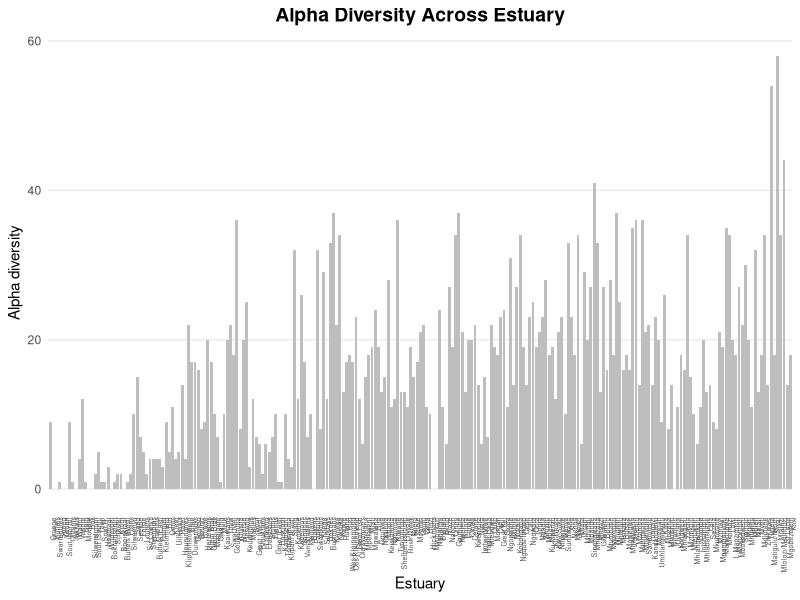
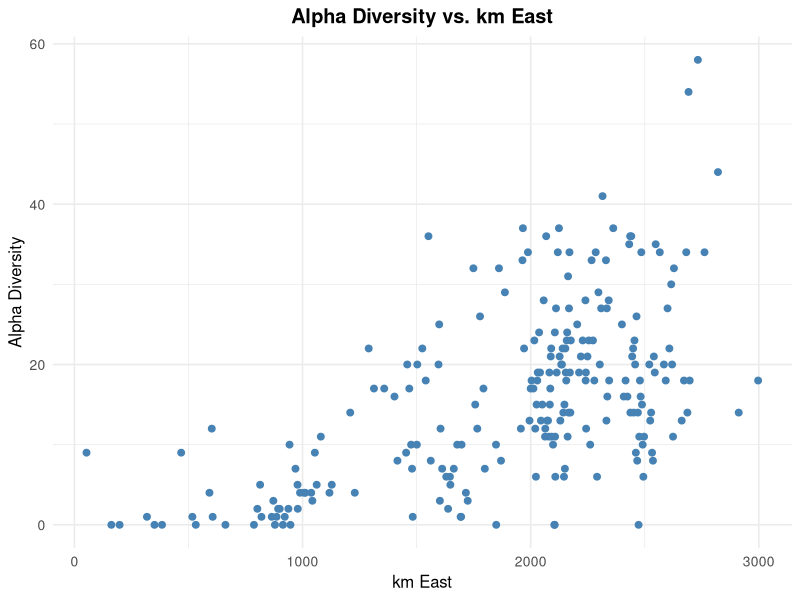
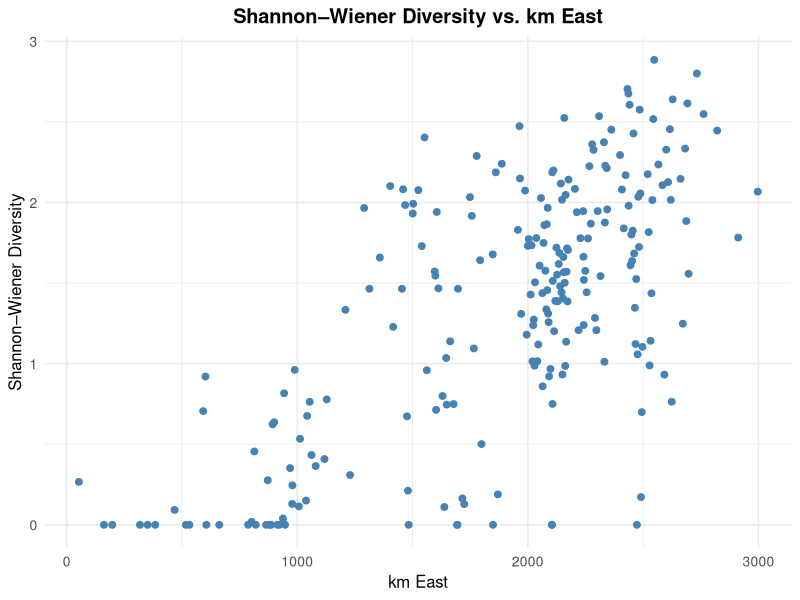
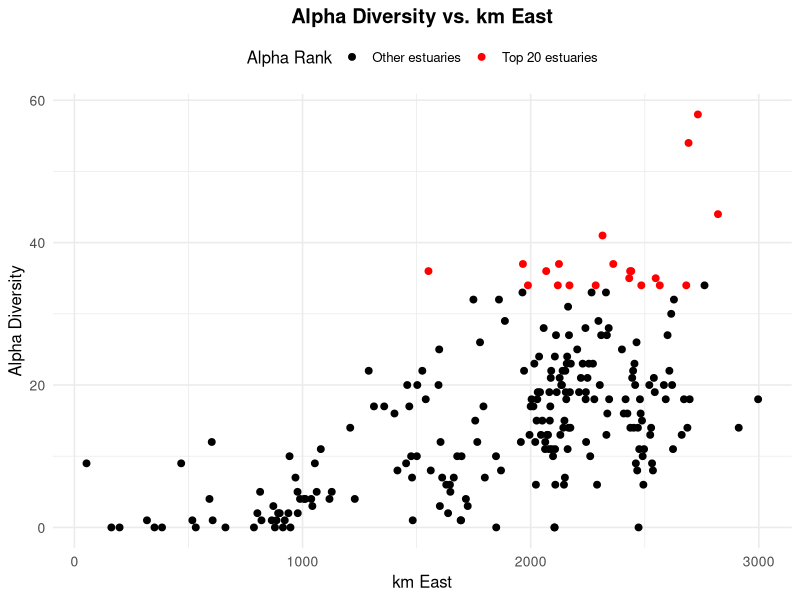
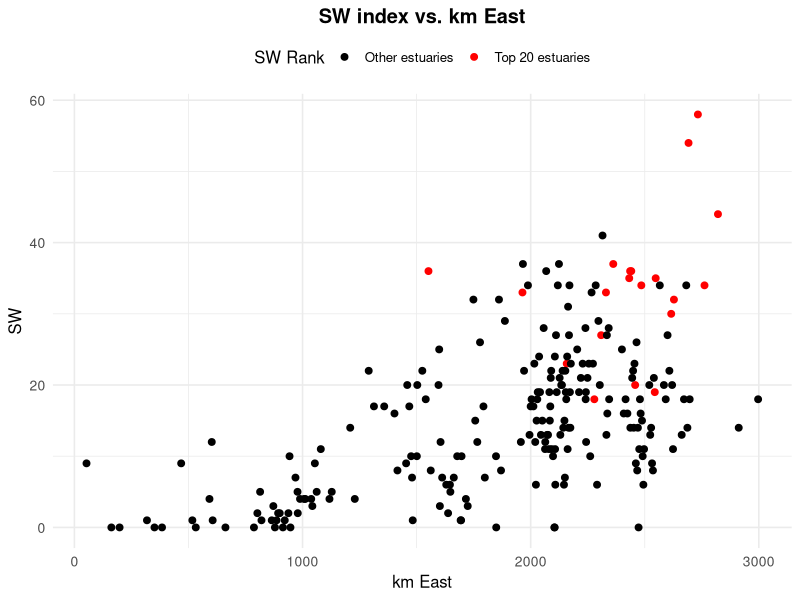
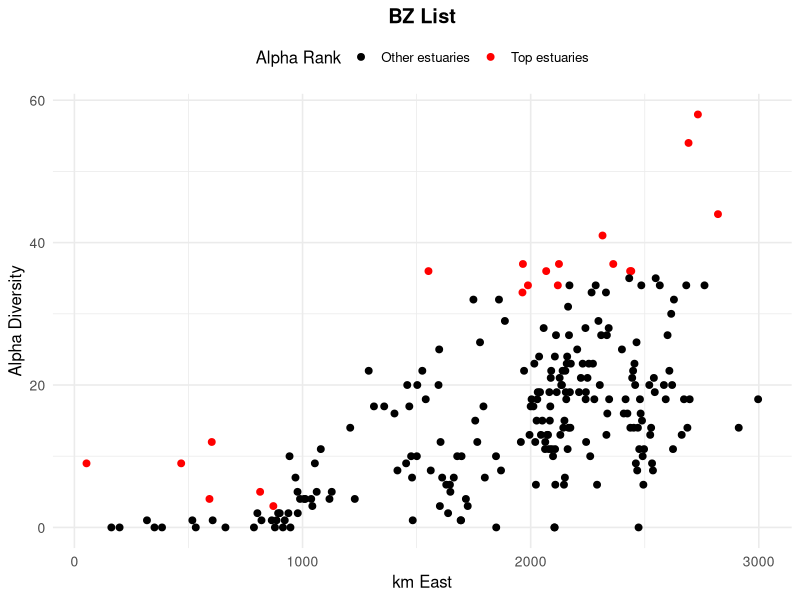
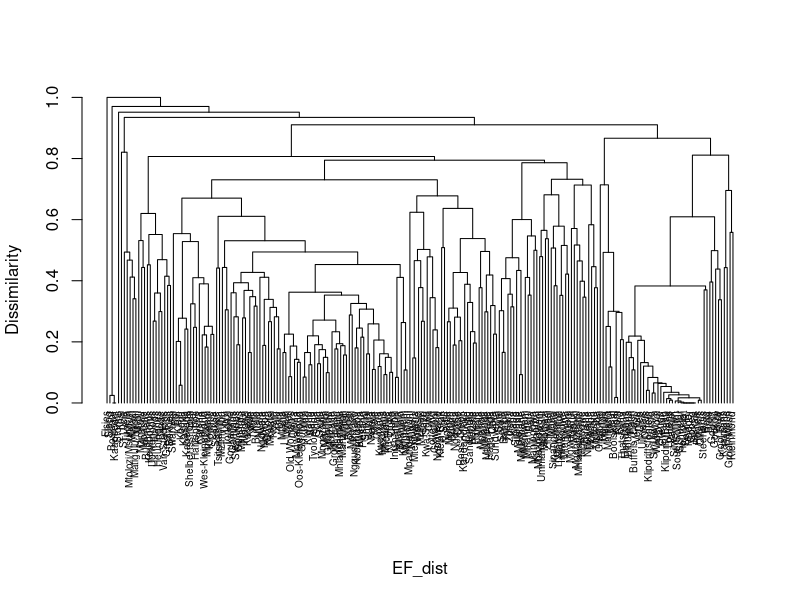
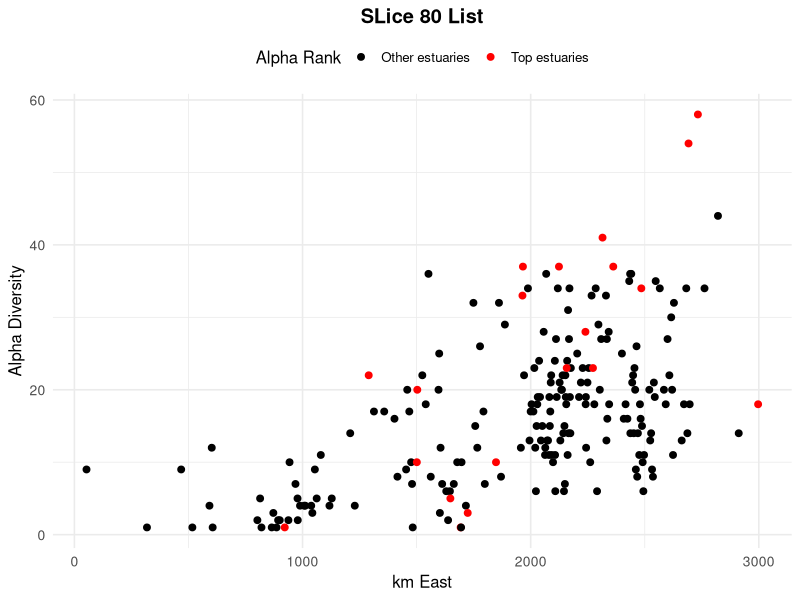

Recreate these plots in R, in order. (Note: this script raises an error after producing the figures.)
## ---- chunk 1
knitr::opts_chunk$set(echo = TRUE)
## ---- chunk 2
library(tidyverse)
library(ggpubr)
library(vegan)
library(readxl)
## ---- chunk 3
EF <- read.csv('EstuaryFishSurveyData.csv')
class(EF)
## ---- chunk 4
EF[is.na(EF)] <- 0
## ---- chunk 5
EF$alpha <- specnumber(EF[4: 148])
## ---- chunk 6
EF$Estuary <- factor(EF$Estuary, levels = unique(EF$Estuary)) # Ensure Estuary is a factor for ordered x-axis labels

g1 <- ggplot(EF, aes(x = Estuary, y = alpha)) +
  geom_bar(stat = "identity", fill = "grey") +
  theme_minimal() +
  labs(
    title = "Alpha Diversity Across Estuary",
    x = "Estuary",
    y = "Alpha diversity"
  ) +
  theme(axis.text.x = element_text(angle = 90, hjust = 1, size = 5),
    plot.title = element_text(size = 14, face = "bold", hjust = 0.5),
    panel.grid.major.x = element_blank(),
    panel.grid.minor = element_blank()
        )
g1
## ---- chunk 7
EF$SW <- diversity(EF[4:148], index = "shannon")
## ---- chunk 8
EF$kmEast <- 3000 - EF$kmWest
## ---- chunk 9
g2 <- ggplot(EF, aes(x = kmEast, y = alpha)) +
  geom_point(color = "steelblue", size = 2) +
  theme_minimal(base_size = 12) +
  labs(
    title = "Alpha Diversity vs. km East",
    x = "km East",
    y = "Alpha Diversity"
  ) +
  theme(
    plot.title = element_text(face = "bold", hjust = 0.5),
    axis.title = element_text(size = 12),
    axis.text = element_text(size = 10)
  )
g2
## ---- chunk 10
g3 <- ggplot(EF, aes(x = kmEast, y = SW)) +
  geom_point(color = "steelblue", size = 2) +
  theme_minimal(base_size = 12) +
  labs(
    title = "Shannon–Wiener Diversity vs. km East",
    x = "km East",
    y = "Shannon–Wiener Diversity"
  ) +
  theme(
    plot.title = element_text(face = "bold", hjust = 0.5),
    axis.title = element_text(size = 12),
    axis.text = element_text(size = 10)
  )
g3
## ---- chunk 11
EF <- EF[order(-EF$alpha), ]

## ---- chunk 12
EF$AlphaList <- 0
EF$AlphaList[1:20] <- 1
## ---- chunk 13

g4 <- ggplot(EF, aes(x = kmEast, y = alpha)) +
  geom_point(aes(color = factor(AlphaList)), size = 2) +
    scale_color_manual(
    values = c("0" = "black", "1" = "red"),
    labels = c("Other estuaries", "Top 20 estuaries"),
    name = "Alpha Rank"
  ) +
  theme_minimal(base_size = 12) +
  labs(
    title = "Alpha Diversity vs. km East",
    x = "km East",
    y = "Alpha Diversity"
  ) +
  theme(
    plot.title = element_text(face = "bold", hjust = 0.5),
    axis.title = element_text(size = 12),
    axis.text = element_text(size = 10),
    legend.position = "top"
  )

g4

## ---- chunk 14
AlphaList <- EF[1:20, 1]
AlphaList
## ---- chunk 15
AlphaSpp <- specnumber(EF[,4:148] , EF$AlphaList)
AlphaSpp
## ---- chunk 16
AlphaPerc <- (116/145) *100
AlphaPerc
## ---- chunk 17
EF <- EF[order(-EF$SW), ]

## ---- chunk 18
EF$SW_list <- 0
EF$SW_list[1:20] <- 1
## ---- chunk 19

g5 <- ggplot(EF, aes(x = kmEast, y = alpha)) +
  geom_point(aes(color = factor(SW_list)), size = 2) +
    scale_color_manual(
    values = c("0" = "black", "1" = "red"),
    labels = c("Other estuaries", "Top 20 estuaries"),
    name = "SW Rank"
  ) +
  theme_minimal(base_size = 12) +
  labs(
    title = "SW index vs. km East",
    x = "km East",
    y = "SW"
  ) +
  theme(
    plot.title = element_text(face = "bold", hjust = 0.5),
    axis.title = element_text(size = 12),
    axis.text = element_text(size = 10),
    legend.position = "top"
  )

g5

## ---- chunk 20
SW_list <- EF[1:20, 1]
SW_list
## ---- chunk 21
SW_spp <- specnumber(EF[,4:148] , EF$SW_list)
SW_spp
## ---- chunk 22
SW_perc <- (110/145) *100
SW_perc
## ---- chunk 23
specnumber(EF[,4:148], EF$BZ)
## ---- chunk 24
EF <- EF[order(EF$BZ, -EF$alpha), ]
head(EF)
## ---- chunk 25

EF$BZ_list <- 0

top_n <- c(W = 6, S = 7, E = 7)

for (z in names(top_n)) {
  zone_rows <- which(EF$BZ == z)
  EF$BZ_list[head(zone_rows, top_n[z])] <- 1
}

## ---- chunk 26
g6 <- ggplot(EF, aes(x = kmEast, y = alpha)) +
  geom_point(aes(color = factor(BZ_list)), size = 2) +
    scale_color_manual(
    values = c("0" = "black", "1" = "red"),
    labels = c("Other estuaries", "Top estuaries"),
    name = "Alpha Rank"
  ) +
  theme_minimal(base_size = 12) +
  labs(
    title = "BZ List",
    x = "km East",
    y = "Alpha Diversity"
  ) +
  theme(
    plot.title = element_text(face = "bold", hjust = 0.5),
    axis.title = element_text(size = 12),
    axis.text = element_text(size = 10),
    legend.position = "top"
  )

g6
## ---- chunk 27
BZ_spp <- specnumber(EF[, 4:148], EF$BZ_list)
BZ_spp
## ---- chunk 28
BZ_perc <- (122/145) *100
BZ_perc
## ---- chunk 29
EF <- subset(EF, alpha > 0)  #subset the data due to the 0s

EF_deco <- decostand(EF[,4:148], method = 'total')
## ---- chunk 30
EF_dist <- vegdist(EF_deco, method =  'bray')
## ---- chunk 31

EF_clust <- hclust(EF_dist, method = "average") # run clustering

plot(
  EF_clust,
  labels = EF$Estuary,
  hang = -1,
  cex = 0.6,
  main = NULL,
  ylab = "Dissimilarity",
  sub = "",
  col = "black"
)
## ---- chunk 32
slice <- cutree(EF_clust,
                h= 0.8)
slice

EF$Slice80 <- slice #adding into data frame
## ---- chunk 33
EF <- EF[order(EF$Slice80, -EF$alpha), ]
## ---- chunk 34
# Initialize the Slice80_list column to 0
EF$Slice80_list <- 0

# Loop through each unique Slice80 group
for (g in unique(EF$Slice80)) {
  
  # Find all rows in the group
  group <- which(EF$Slice80 == g)
  
  # Determine how many rows to score
  top_n <- if (g == "2") {
    4
  } else if (g == "3") {
    3
  } else {
    2
  }
  
  # Always score at least 1 row (if only 1 available)
  EF$Slice80_list[group[1:min(top_n, length(group))]] <- 1
}

## ---- chunk 35
g7 <- ggplot(EF, aes(x = kmEast, y = alpha)) +
  geom_point(aes(color = factor(Slice80_list)), size = 2) +
    scale_color_manual(
    values = c("0" = "black", "1" = "red"),
    labels = c("Other estuaries", "Top estuaries"),
    name = "Alpha Rank"
  ) +
  theme_minimal(base_size = 12) +
  labs(
    title = "SLice 80 List",
    x = "km East",
    y = "Alpha Diversity"
  ) +
  theme(
    plot.title = element_text(face = "bold", hjust = 0.5),
    axis.title = element_text(size = 12),
    axis.text = element_text(size = 10),
    legend.position = "top"
  )

g7
## ---- chunk 36
Slice80_spp <- specnumber(EF[,4:148], EF$Slice80_list)
Slice80_spp
## ---- chunk 37
Slice80_perc <- (100/145) *100
Slice80_perc
## ---- chunk 38
# species abundance data
spp <- EF[, 4:148]

# distance from eastern boundary
coords <- EF$kmEast
## ---- chunk 39
range_stats <- function(abundance, coords) {
  present_coords <- coords[abundance > 0]  # get kmEast values where species is present
  
  if (length(present_coords) == 0) {
    # species not present anywhere
    return(c(west_limit = NA, east_limit = NA, center = NA))
  } else {
    east <- min(present_coords)                    # furthest west point
    west <- max(present_coords)                    # furthest east point
    centre <- mean(c(east, west))                  # center of range
    
    return(c(east_limit = east, west_limit = west, centre = centre))
  }
}

# Apply the function across all species (columns)
spp_range <- t(apply(spp, 2, range_stats, coords = coords))

## ---- chunk 40
# convert result to a clean data frame
spp_range_list <- data.frame(
  Species = colnames(spp),  # species names from column headers
  spp_range                 # range stats: west, east, center
)

# preview first few rows of the result
head(spp_range_list)
## ---- chunk 41
g8<- ggplot(spp_range_list, aes(x = centre)) +
  geom_histogram(binwidth = 100, fill = "grey", color = "black") +
  xlab("Range Centre (km East)") +
  ylab("Number of Species") +
  ggtitle("Frequency of Species Range Centres (per 100 km)") +
  theme_minimal()

g8 
## ---- chunk 42

EF$block <- ceiling(EF$kmEast/100)

EF$RC_list <- 1

EF <- EF[order(EF$kmEast),]

interval_table <- table(cut(spp_range_list$centre,seq(0,3000,100)))
print(order(interval_table, decreasing = TRUE))
## ---- chunk 43
# Define blocks to score as 0
zero_blocks <- c(13, 14, 3, 9, 11, 2, 4, 5, 6, 8)

# Loop through each row
for (i in 1:nrow(EF)) {
  if (EF$block[i] %in% zero_blocks) {
    EF$RC_list[i] <- 0
  }
}

## ---- chunk 44
EF <- subset(EF, RC_list > 0) 
## ---- chunk 45
EF <- EF[order(EF$block, -EF$alpha), ]
## ---- chunk 46
max <- EF$alpha[1]  # Initialize max with the first alpha value
EF$RC_list <- 0 
EF$RC_list[1] <- 1

for (j in 2:nrow(EF)) {
  if (EF$block[j] > EF$block[j-1]) {
    max <- 0
    if (EF$alpha[j] > max) {
     EF$RC_list[j] <- 1 
    max <- EF$alpha[j]
    }
  } else if (EF$block[j] == EF$block[j-1]) {
    if (EF$alpha[j] > max) {
      EF$RC_list[j] <- 1
      EF$RC_list[j-1] <- 0
      max <- EF$alpha[j]
    }
  }
}

sum(EF$RC_list)
## ---- chunk 47
RC_spp <- specnumber(EF[,4:148], EF$RC_list)
RC_spp
## ---- chunk 48
RC_perc <- (121/145) *100
RC_perc
## ---- chunk 49
g9 <- ggplot(EF, aes(x = kmEast, y = alpha)) +
  geom_point(aes(color = factor(RC_list)), size = 2) +
     scale_color_manual(
    values = c("0" = "black", "1" = "red"),
    labels = c("Other estuaries", "Top estuaries"),
    name = "Top 20 of method"
  ) +
  theme_minimal(base_size = 12) +
  labs(
    title = "RC List",
    x = "km East",
    y = "Alpha Diversity"
  ) +
  theme(
    plot.title = element_text(face = "bold", hjust = 0.5),
    axis.title = element_text(size = 12),
    axis.text = element_text(size = 10),
    legend.position = "top"
  )

g9
## ---- chunk 50

max <- 0
EF$rand_list <- 0
EF$rand_best_list <- 0

while (max <= 100) {
  EF$rand_list <- 0
  EF <- EF[sample(1:nrow(EF)), ]
  EF$rand_list[1:20] <- 1
   
  rand_spp <- specnumber(EF[, 4:148], EF$rand_list)
   
  if (rand_spp[2] > max) {
    EF$rand_best_list  <- EF$rand_list
      max <- rand_spp[2]
      print(max)
   }
}

cat("Final max:", max, "\n")
## ---- chunk 51
rand_perc <- (113/145) *100
rand_perc
## ---- chunk 52
EF <- EF[order(-EF$rand_best_list, -EF$alpha), ]

# Extract estuary names where rand_best_list == 1
top_estuaries <- EF$Estuary[EF$rand_best_list == 1]

# View or print
top_estuaries

## ---- chunk 53
g10 <- ggplot(EF, aes(x = kmEast, y = alpha)) +
  geom_point(aes(color = factor(rand_best_list)), size = 2) +
     scale_color_manual(
    values = c("0" = "black", "1" = "red"),
    labels = c("Other estuaries", "Top estuaries"),
    name = "Top 20 of random method"
  ) +
  theme_minimal(base_size = 12) +
  labs(
    title = "Random Best List",
    x = "km East",
    y = "Alpha Diversity"
  ) +
  theme(
    plot.title = element_text(face = "bold", hjust = 0.5),
    axis.title = element_text(size = 12),
    axis.text = element_text(size = 10),
    legend.position = "top"
  )

g10
## ---- chunk 54
# Read in the data
EF2 <- read.csv('EstuaryFishSurveyData.csv')
EF2[is.na(EF2)] <- 0
EF2$kmEast <- 3000 - EF2$kmWest

EF2$alpha <- specnumber(EF2[,4:148])

EF2$alpha_sort <- specnumber(EF2[,4:148])

EF2$comp_list <- 0
spp_count <- 0

# Loop to select 20 estuaries that contribute most unique species
for (i in 1:20) {
  EF2$alpha_sort <- specnumber(EF2[, 4:148])  # richness of remaining species per estuary
  EF2 <- EF2[order(-EF2$alpha_sort), ]            # sort by descending richness
  
  spp_count <-spp_count + EF2$alpha_sort[1]
  
  EF2$comp_list[1] <- 1                    # mark the top estuary
  
    # Remove species already found in the top estuary from all rows
  for (j in 4:148) {
      if (EF2[1,j] > 0) {
       EF2[,j] <- 0
    }
  }
}

comest <- subset(EF2, comp_list > 0)
print(comest$Estuary)


cat("Number of species:", spp_count, "\n")
comp_perc <- (spp_count / 145) * 100
cat("Percentage of species:", comp_perc, "%\n")
## ---- chunk 55

g11<- ggplot(EF2, aes(x = kmEast, y = alpha, color = factor(comp_list))) +
  geom_point(alpha = 0.7, size = 2) +
   scale_color_manual(
    values = c("0" = "black", "1" = "red"),
    labels = c("Other estuaries", "Top estuaries"),
    name = "Top 20 of complementary method"
  ) +
  theme_minimal(base_size = 12) +
  labs(
    title = "Complementary estuaries by Alpha diversity",
    x = "km East",
    y = "Alpha Diversity"
  ) +
  theme(
    plot.title = element_text(face = "bold", hjust = 0.5),
    axis.title = element_text(size = 12),
    axis.text = element_text(size = 10),
    legend.position = "top"
  )

g11
## ---- chunk 56
#Different approaches, different lists
EF <- EF[order(-EF$alpha),]
EF2 <- EF2[order(-EF$alpha),]
EF$con_list <- EF$AlphaList + EF$SW_list + EF$BZ_list + EF$Slice80_list + EF$RC_list + EF2$comp_list

EF <- EF[order(-EF$con),]
con_list <- EF[1:20,1]
EF$con_list <- 0
EF$con_list[1:20] <- 1

g12 <- ggplot(EF, aes(x = kmEast, y = alpha)) + 
  geom_point(size = 2,  aes(colour = as.factor(con_list))) +
  scale_color_manual( values = c("black", "red"),
                      label = c("Other estuaries", "Top 20")) +
  theme_bw() +
  theme(axis.ticks.length = unit(-0.25, "cm") ) +
  theme(panel.grid.major = element_blank(), panel.grid.minor = element_blank()) +
  labs(  x = "km East",
         y = "Alpha Diversity",
         col = "Consensus Method Selection")
g12

## ---- chunk 57
#slice80 spp
conN <- specnumber(EF[4:148], EF$con_list) #112 species protected

#slice80 %
con_perc <- (conN[2]/145)*100 

# Create estuary_table with Estuary column included
estuary_table <- data.frame(
  Estuary = as.character(EF$Estuary),
  Alpha = EF$AlphaList,
  SW = EF$SW_list,
  BZ = EF$BZ_list,
  Slice80 = EF$Slice80_list,
  RC = EF$RC_list,
  Comp = EF2$comp_list,
  Consensus = EF$con_list,
  stringsAsFactors = FALSE
)

# Create summary rows
species_row <- data.frame(
  Estuary = "Species Protected",
  Alpha = AlphaSpp[2],
  SW = SW_spp[2],
  BZ = BZ_spp[2],
  Slice80 = Slice80_spp[2],
  RC = RC_spp[2],
  Comp = spp_count,
  Consensus = conN[2],
  stringsAsFactors = FALSE
)

percent_row <- data.frame(
  Estuary = "Percent Protected",
  Alpha = ceiling(AlphaPerc),
  SW = ceiling(SW_perc),
  BZ = ceiling(BZ_perc),
  Slice80 = ceiling(Slice80_perc),
  RC = ceiling(RC_perc),
  Comp = ceiling(comp_perc),
  Consensus = ceiling(con_perc),
  stringsAsFactors = FALSE
)

# Combine all rows
estuary_table <- rbind(estuary_table, species_row, percent_row)

# View the table
view(estuary_table)
## ---- chunk 58
EF3 <- read_xlsx('EstuaryFishSurveyData.xlsx')
EPA <- read_xlsx('Protected estuaries.xlsx')

# Merge EF and EPA using different column names
matched_df <- merge(EF3, EPA, by.x = "Estuary", by.y = "Protected Estuaries")
## ---- chunk 59
EF3[is.na(EF3)] <- 0
## ---- chunk 60
# Clean estuary names in both datasets
EF3$Estuary_clean <- tolower(trimws(EF3$Estuary))
matched_df$Estuary_clean <- tolower(trimws(matched_df$Estuary))  # assuming matched_df has Estuary column

# Create EPA score as a vector
epa_score <- ifelse(EF3$Estuary_clean %in% matched_df$Estuary_clean, 1, 0)

# Optional: name the vector by estuary for clarity
names(epa_score) <- EF3$Estuary

EF3$EPA_score <- epa_score

EF3 <- EF3 %>%
  left_join(EF[, c("Estuary_clean", "AlphaList", "SW_list", "BZ_list", "Slice80_list", "RC_list", "con_list")],
            by = "Estuary_clean") %>%
  left_join(EF2[, c("Estuary_clean", "comp_list")],
            by = "Estuary_clean")


# Vector of columns you want to fix
cols_to_fix <- c("AlphaList", "SW_list", "BZ_list", "Slice80_list", "RC_list", "comp_list")

# Check which of these columns exist in EF3
cols_present <- cols_to_fix[cols_to_fix %in% colnames(EF3)]

# Replace NA with 0 in existing columns only
EF3 <- EF3 %>% mutate(across(all_of(cols_present), ~replace_na(., 0)))

pro_table <- data.frame(
  Estuary = EF3$Estuary,
  EPA = EF3$EPA_score,
  Alpha = EF3$AlphaList,
  SW = EF3$SW_list,
  BZ = EF3$BZ_list,
  Slice80 = EF3$Slice80_list,
  RC = EF3$RC_list,
  Comp = EF3$comp_list,
    stringsAsFactors = FALSE
)
pro_table[is.na(pro_table)] <- 0


# Make sure the columns are numeric
pro_table$EPA <- as.numeric(pro_table$EPA)
pro_table$Alpha <- as.numeric(pro_table$Alpha)
pro_table$SW <- as.numeric(pro_table$SW)
pro_table$BZ <- as.numeric(pro_table$BZ)
pro_table$Slice80 <- as.numeric(pro_table$Slice80)
pro_table$RC <- as.numeric(pro_table$RC)
pro_table$Comp <- as.numeric(pro_table$Comp)

# Create a new Consensus score by summing across the relevant columns
pro_table$Consensus <- rowSums(pro_table[, c("EPA", "Alpha", "SW", "BZ", "Slice80", "RC", "Comp")])

pro_table <- pro_table[order(-pro_table$Consensus), ]


# View the table
view(pro_table)

